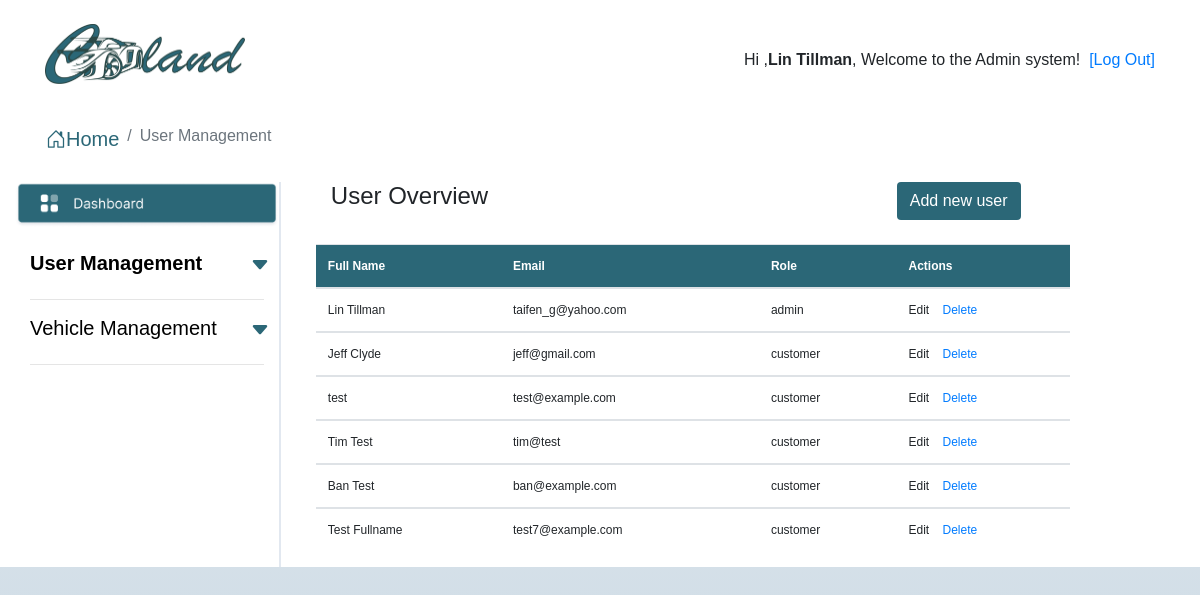
The app's page /admin/users/index.php (signed in), older data.
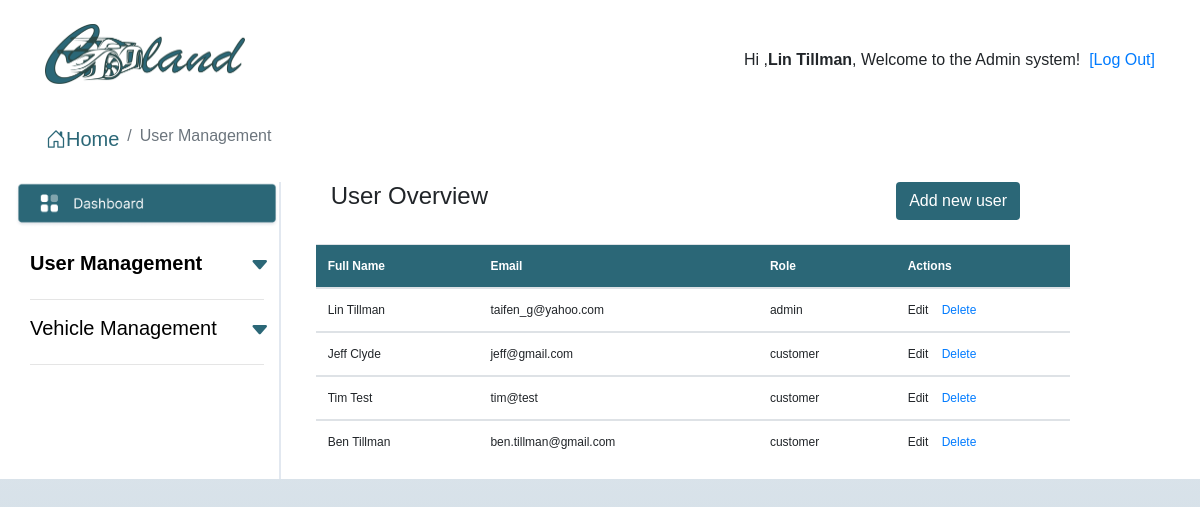
The same page, newer data.
### tables this page shows
CREATE TABLE `users` (
  `user_id` int NOT NULL,
  `user_email` varchar(320) NOT NULL,
  `password_hash` varchar(80) NOT NULL,
  `user_fullname` varchar(80) NOT NULL,
  `user_role` varchar(80) NOT NULL,
  `password_reset_token` varchar(32) DEFAULT NULL
);

### admin/users/index.php (the view, shortened to what this page needs)
<?php
include "../../config.php";
?>
<!DOCTYPE html>
<html lang="en">
<head>
  <link href="../../css/bootstrap.css" rel="stylesheet">
  <link href="../../css/style.css" rel="stylesheet">
  <link href="../../icon/bootstrap-icons.css" rel="stylesheet">
</head>
<body>
  <section style="background-color: white;">
    <div class="container">
      <div class="row">
        <div class="col">
          <br>
          <img src="../../images/logo4x.png" class="img-fluid float-left" style="width: 200px;">
        </div>
        <div class="col" style="text-align: right;">
          <br><br>
          <p>Hi&nbsp;,<b><?php echo  $_SESSION['fullname']; ?></b>,&nbsp;Welcome to the Admin system!&nbsp;&nbsp;<a href="../../logout.php">[Log Out]</a></p>
        </div>
      </div>
      <br>
      <div class="row">
        <nav aria-label="breadcrumb">
          <ol class="breadcrumb">
            <li class="breadcrumb-item"><span style="font-size: 20px;color:#2B6777;"><i class="bi bi-house-door"></i>Home</span></li>
            <li class="breadcrumb-item active" aria-current="page">User Management</li>
          </ol>
        </nav>
      </div>
      <div class="row">
        <?php include "sideBarNavUser.php" ?>
        <div class="col" style="padding-left: 50px;border-left:2px solid #E2E8F0;">
          <div class="row">
            <div class="col">
              <h4>User Overview</h4>
            </div>
            <div class="col-3">
              <button type="button" style="color:white;background-color: #2B6777;" class="btn" onclick="document.location='addUser.php'">Add new user</button>
            </div>
          </div>
          <br>
          <div class="row">
            <table class="table table-hover " style="font-size: 12px;">
              <thead style="background-color: #2B6777;color:white;">
                <tr>
                  <th scope="col">Full Name</th>
                  <th scope="col">Email</th>
                  <th scope="col">Role</th>
                  <th scope="col">Actions</th>
                </tr>
              </thead>
              <?php
              $query = "SELECT * FROM users  ";
              $result = mysqli_query($link, $query);
              while ($row = mysqli_fetch_array($result)) {
                $user_id = $row['user_id'];
                $email = $row['user_email'];
                $fullname = $row['user_fullname'];
                $role = $row['user_role'];
              ?>
                <tbody id="userTable">
                  <tr>
                    <td><?php echo $fullname; ?></td>
                    <td><?php echo $email; ?></td>
                    <td><?php echo $role; ?></td>
                    <td>
                      <a type="button" data-toggle="modal" data-target="#editmodal<?php echo $user_id; ?>">Edit</a>&nbsp;&nbsp;&nbsp;
                      <a href="javascript:deleteUser(<?php echo $user_id; ?>)">Delete</a>
                    </td>
                  </tr>
                </tbody>
              <?php
              }
              ?>
            </table>
          </div>
        </div>
      </div>
    </div>
  </section>
</body>
</html>

### admin/users/sideBarNavUser.php (shortened to what this page needs)
<div class="row">
        <div class="col-lg-3">
          <div class="row">
            <img src="../../images/admin-dashboardBar.png" class="img-fluid" />
          </div>
          <br>
          <div class="row justify-content-center  ">
            <div class="col">
              <a href="index.php" style="text-decoration: none;color:black">
                <h5><b>User Management</b></h5>
              </a>
            </div>
            <div class="col-2">
              <a data-toggle="collapse" href="#collapseUser" role="button" onclick="arrowChange1()" aria-expanded="false" aria-controls="collapseUser">
                <span style="font-size: 20px;color:#2B6777;"><i id="arrowDown1" class="bi bi-caret-down-fill"></i></span>
              </a>
            </div>
          </div>
          <hr>
          <div class="row">
            <div class="col">
              <a href="../vehicles/index.php" style="text-decoration: none;color:black">
                <h5>Vehicle Management</h5>
              </a>
            </div>
            <div class="col-2">
              <a data-toggle="collapse" href="#collapseVehicle" role="button" onclick="arrowChange2()" aria-expanded="false" aria-controls="collapseVehicle">
                <span style="font-size: 20px;color:#2B6777;"><i id="arrowDown2" class="bi bi-caret-down-fill"></i></span>
              </a>
            </div>
          </div>
          <hr>
      </div>

### css/style.css (style rules this page uses)
* { box-sizing: border-box; padding: 0; margin: 0; }
body { font-family: Arial, Helvetica, sans-serif; background: linear-gradient(180deg, #F2F2F2 0%, #C8D8E4 100%) no-repeat; min-height: 100vh; }
.breadcrumb { background-color: transparent; }

Row changes from the older to the newer data that the page shows:
removed users: user_fullname "test", user_email "test@example.com", user_role "customer"
removed users: user_fullname "Ban Test", user_email "ban@example.com", user_role "customer"
removed users: user_fullname "Test Fullname", user_email "test7@example.com", user_role "customer"
added users: user_fullname "Ben Tillman", user_email "ben.tillman@gmail.com", user_role "customer"
